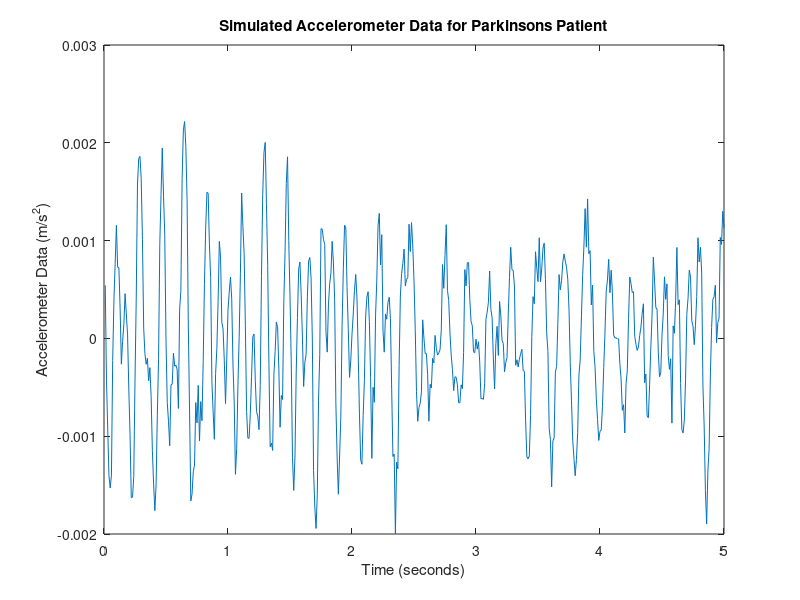

MATLAB code to generate this figure:
%Reversing tremordetection steps to make simulated data
%Parkinson's patient, no voluntary motion

%Simulated data should end up with peakf between 3.5 and 7.5 Hz.  Studies
%show 4, 5, 6, one shows 8; use 5.5 Hz, halfway point
peakf=5.5;
f=(0.1:0.1:50);
ps=zeros(1,500);
fs=100;

div1=3.2*10;
div2=4.9*10;
div3=5.2*10;
div4=5.5*10;
div5=5.8*10;
div6=6.1*10;
boxf=(50-6.1)*10;
divf=50*10;

%With directional voluntary motion, low frequencies have high amp, 2 to 3
volampa=2;
volampb=3;
for i=1:div1
    ps(i)=volampa+(volampb-volampa)*rand;
end

%Between 0 and 1 percent
for i=div1+1:div2
    ps(i)=0.01*rand;
end

%Between 0 and 8 percent, steadily building, with 0 to 2 percent deviation
ps(50)=0.08/3;
ps(51)=2*0.08/3;
ps(52)=0.08;
signvec=[1 -1];
for i=div2+1:div3
    sign=signvec(randi(2));
    ps(i)=ps(i)+sign*rand*0.02;
end

%Between 8 and 100 percent, steadily building and falling (peak at ps(55)),
%0 to 8 percent deviation
ps(53)=0.08+1.12/3;
ps(54)=0.08+2*1.12/3;
ps(55)=1.2;
ps(56)=ps(54);
ps(57)=ps(53);
for i=div3+1:div5-1
    sign=signvec(randi(2));
    ps(i)=ps(i)+sign*rand*0.08;
end

%Between 8 and 0 perecent, steadily falling, 0 to 2 percent deviation
ps(58)=0.08;
ps(59)=ps(51);
ps(60)=ps(50);
for i=div5:div6-1
    sign=signvec(randi(2));
    ps(i)=ps(i)+sign*rand*0.02;
end

%Between 0 and 1 percent
for i=div6:divf
    ps(i)=0.01*rand;
end

%ps is simulated frequency data; perform ifft to get simulated
%accelerometer data

%"Unprocess" first, make more realistic/"raw"
%Add in noise
angles=rand(1,500)*2*pi;
Re=zeros(1,500);
Im=zeros(1,500);
for i=1:500
    Re(i)=ps(i)*cos(angles(i));
    Im(i)=ps(i)*sin(angles(i));
end
psnew=Re+(Im*1j);
%Taper ends with tukeywin
psnew=psnew.*tukeywin(500,0.75)';

%Now convert to time
simdatmag=ifft(psnew);
save('SimulatedData2','simdatmag')

%plot Accelerometer data
x=0.01*(1:500);
figure
plot(x,simdatmag)
xlabel('Time (seconds)')
ylabel('Accelerometer Data (m/s^2)')
title('Simulated Accelerometer Data for Parkinsons Patient')

%Does the simulated frequency data actually match the PD metrics?
peakpower=sum(ps(52:58));
totpower=sum(ps(32:120));
rat=peakpower/totpower;
if rat>=0.85
    fprintf('Peak Power is %d of total power spectra\n',rat)
    fprintf('Tremor detected is valid Parkinsons tremor\n')
else
    fprintf('No Parkinsons, peak power is %d\n', rat)
end